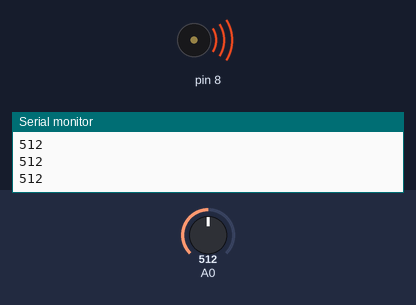
Bench run of a sketch on a simulated Arduino Uno, built with avr-gcc and run on an emulated ATmega328P. Parts: buzzer (waves = sounding), the last lines printed to the serial monitor. The test bench sets the inputs (shaded band); at power-on: A0 = 512.

Above: at 1.2 s.
1.3 s: A0 set to 486
At 2.4 s:
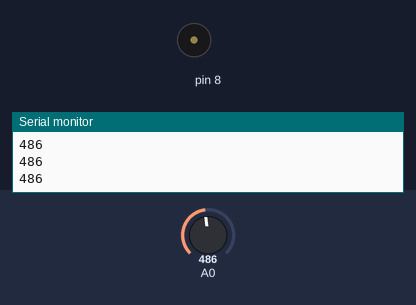
2.8 s: A0 set to 511
At 3.6 s:
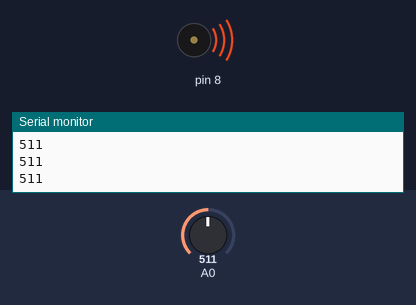
4.3 s: A0 set to 495
At 4.7 s:
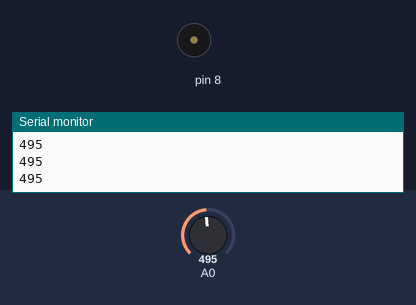
Timing chart, 0 to 7.3 s (numbered marks = the images above; inputs shaded):
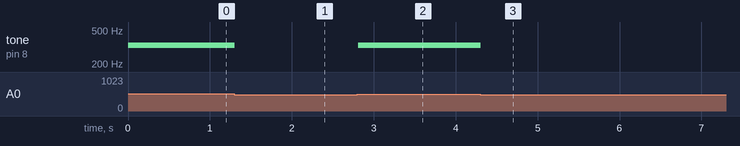

The sketch:

project08.ino
```cpp
//Create a matrix with the frequencies of the muical notes C4,D4,E4,F4
int notes[]={262,294,330,349};

void setup() {
  //To force transmission speed between Arduino and the computer to be 9600 bytes/second
  Serial.begin(9600);
  }

void loop() {
   int PushedKeyValue=analogRead(A0);
   Serial.println(PushedKeyValue);
  //Depending on the value obtained, we make the piezometre vibrate at the correspondant frequence. If PushedKeyValue==1023 it will be a C4, for example.
  if (PushedKeyValue==1023){
    tone(8,notes[0]);
  }
  else if (PushedKeyValue >=990 && PushedKeyValue<=1010){
    tone(8,notes[1]);
  }
  else if (PushedKeyValue >=505 && PushedKeyValue<=515){
    tone(8,notes[2]);
  }
  else if (PushedKeyValue >=5 && PushedKeyValue<=10){
    tone(8,notes[3]);
  }
  else{
    noTone(8);
  }
}
```

Measured:
- the behaviour switches between 505 and 504 on A0 (found by bisection; images 0 and 1)
- after the input at 1.3 s, tone on pin 8: 330 Hz → silent at once
- after the input at 2.8 s, tone on pin 8: silent → 330 Hz at once
- after the input at 4.3 s, tone on pin 8: 330 Hz → silent at once
